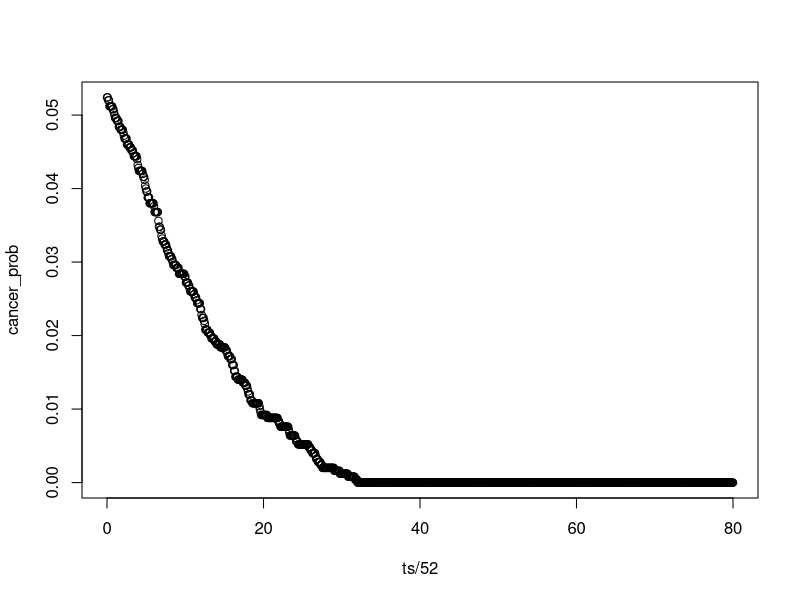
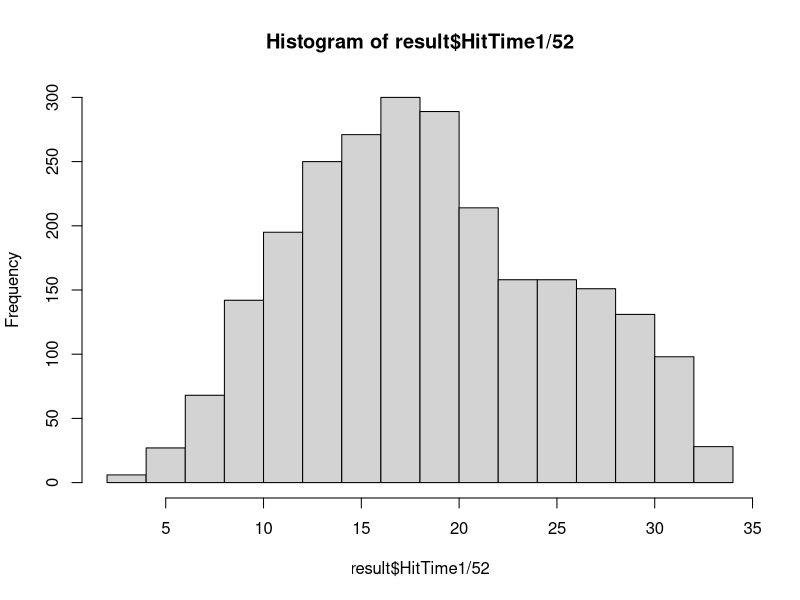

The R script that drew these images, in order:
## ---- chunk 1
knitr::opts_chunk$set(echo = TRUE)
## ---- chunk 2
library(tidyverse)

result = read_csv("result.csv", col_types = cols(HitType1=col_character()))
str(result)
## ---- chunk 3
cancer_prob = c()
ts = seq(0,4160,length.out = 1000)
for(t in ts){
  prob = mean(result$ExitTime < (4160-t))
  cancer_prob = c(cancer_prob, prob)
}

plot(ts/52, cancer_prob)

hist(result$HitTime1/52)
## ---- chunk 4
table(result$HitType1)
table(result$HitType2)
table((result %>% filter(HitType2=="F"))$HitType3)
table((result %>% filter(HitType2=="S"))$HitType3)
table((result %>% filter(HitType2=="M"))$HitType3)
